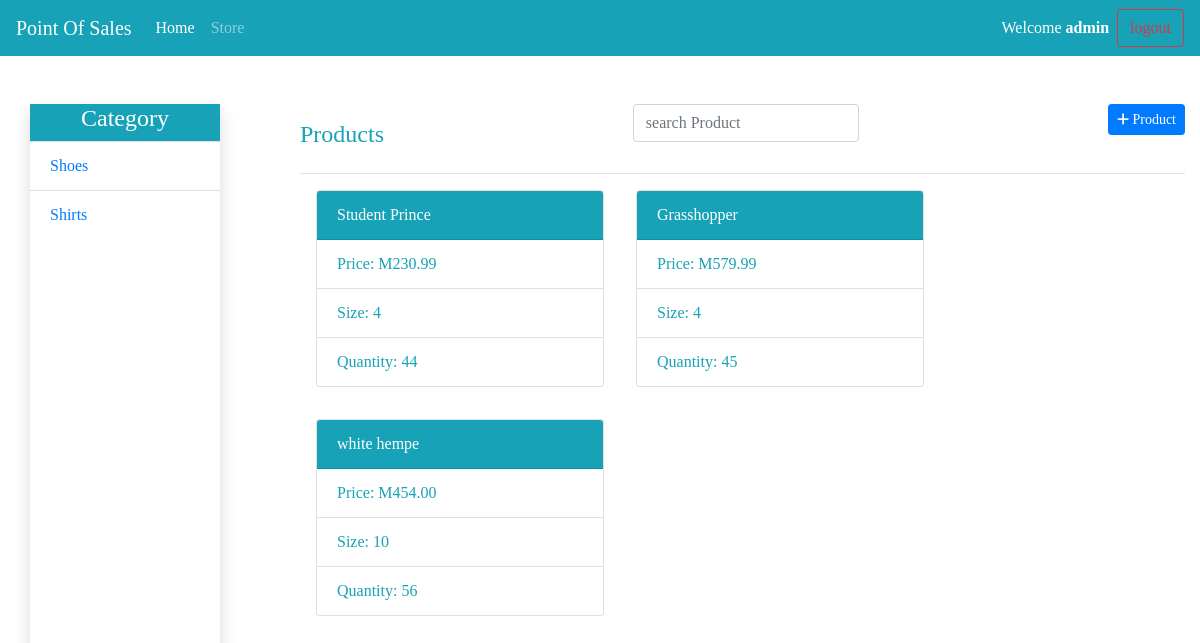
The page /store/ (signed in) on the database its author committed.
### store/models.py (models this page shows, shortened)
class Category(models.Model):
    name = models.CharField(max_length = 255)
    class Meta:
        verbose_name_plural = 'Categories'
    def __str__(self):
        return self.name

class Product(models.Model):
    name = models.CharField(max_length=255)
    price = models.DecimalField(decimal_places=2,max_digits=6)
    size = models.CharField(max_length=255)
    category =models.ForeignKey('Category',on_delete=models.CASCADE)
    quantity = models.IntegerField()

### store/views.py (the view)
# urls.py: path('',include('store.urls'))
@login_required(login_url='accounts:login')
def store(request):
    categories = Category.objects.all()
    products = Product.objects.all()
    product_form = handle_form(request)
    context = {
        'categories':categories,
        'products':products,
        'product_form':product_form
    }
    return render(request,'store/store.html',context)

### store/forms.py
class ProductForm(forms.ModelForm):
    class Meta:
        model = Product
        fields = ['name','price','size','category','quantity']

### store/utils.py (called while the page is built)
def handle_form(request):
    product_form = ProductForm()
    if request.method == 'POST':
        product_form = ProductForm(request.POST)
        if product_form.is_valid():
            product_form.save()
    return product_form

### store/templates/store/store.html (shortened to what this page needs)
{% extends 'base.html' %}
{% block content %}
{% include "partials/navbar.html" %}
<main class="container">
    <div class="row mt-5 justify-content-between">
        <div class="col-md-2 p-0 shadow" style="height: 80vh;">
            <div class=" bg-info border-bottom text-white">
                <center><h4>Category</h4></center>
            </div>
            <ul class="list-group list-group-flush bg-info">
                {% for category in categories %}
                <li class="list-group-item"><a href="{% url 'store:category_items' category.id %}">{{category}}</a></li>
                {% endfor %}
            </ul>
        </div>
        <div class="col-md-9 p-0 " style="height: 80vh;">
            <div class="row border-bottom text-info justify-content-between d-flex">
                <span class="py-3"><h4>Products</h4></span>
                <span><input type="text"  class="form-control text-info" placeholder="search Product"></span>
                <span>
                    <button class="btn btn-primary btn-sm" type="button" data-toggle="modal" data-target="#product_add_modal">
                        <i class="fas fa-plus"></i>
                        <span class="d-none d-sm-inline">Product</span>
                    </button>
                </span>
            </div>
            <div class="row d-flex  ">
                {% for product in products %}
                <div class="card mx-3 my-3 " style="width: 18rem;">
                    <div class="card-header bg-info text-white">
                      {{product.name}}
                    </div>
                    <ul class="list-group list-group-flush text-info">
                      <li class="list-group-item">Price: M{{product.price}}</li>
                      <li class="list-group-item">Size: {{product.size}}</li>
                      <li class="list-group-item">Quantity: {{product.quantity}}</li>
                    </ul>
                  </div>
                {% endfor %}
            </div>
        </div>
    </div>
</main>
{% endblock content %}

### templates/base.html (shortened to what this page needs)
{% load static %}
<!DOCTYPE html>
<html lang="en">
<head>
    <link rel="stylesheet" href="{% static 'bootstrap/css/bootstrap.min.css' %}">
    <link rel="stylesheet" href="{% static 'bootstrap/css/all.min.css' %}">
    <link rel="stylesheet" href="{% static 'css/main.css' %}">
</head>
<body>
    {% block content %}{% endblock content %}
</body>
</html>

### templates/partials/navbar.html (shortened to what this page needs)
<nav class="navbar navbar-expand-lg navbar-dark bg-info">
    <a class="navbar-brand" href="{% url 'store:home' %}">Point Of Sales</a>
    <div class="collapse navbar-collapse" id="navbarSupportedContent">
      <ul class="navbar-nav mr-auto">
        <li class="nav-item active">
          <a class="nav-link" href="{% url 'store:home' %}">Home <span class="sr-only">(current)</span></a>
        </li>
        <li class="nav-item">
          <a class="nav-link" href="{% url 'store:store'%}">Store</a>
        </li>
      </ul>
        <span class="mr-2 text-white" >Welcome <strong>{{request.user}}</strong></span>
        <a class="btn btn-outline-danger my-2 my-sm-0" type="submit" href="{% url 'accounts:logout' %}" role="button">
            <span>logout</span>
        </a>
    </div>
  </nav>

### static/css/main.css (style rules this page uses)
* { box-sizing: border-box; }
body { margin: 0; padding: 0; font-family:Georgia, 'Times New Roman', Times, serif; }

### rows shown on the page
Category: name "Shoes"
Category: name "Shirts"
Product: name "Student Prince", price "230.99", size "4", quantity "44"
Product: name "Grasshopper", price "579.99", size "4", quantity "45"
Product: name "white hempe", price "454.00", size "10", quantity "56"

### other values the page prints
{{ request.user }} "admin"
